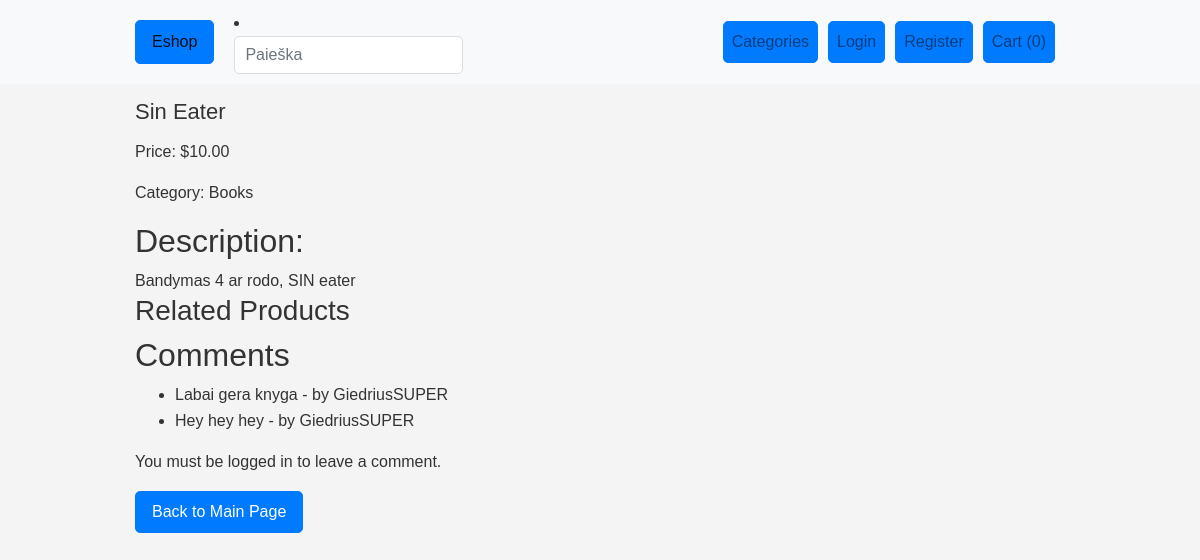
The app's page /product/6/, older data.
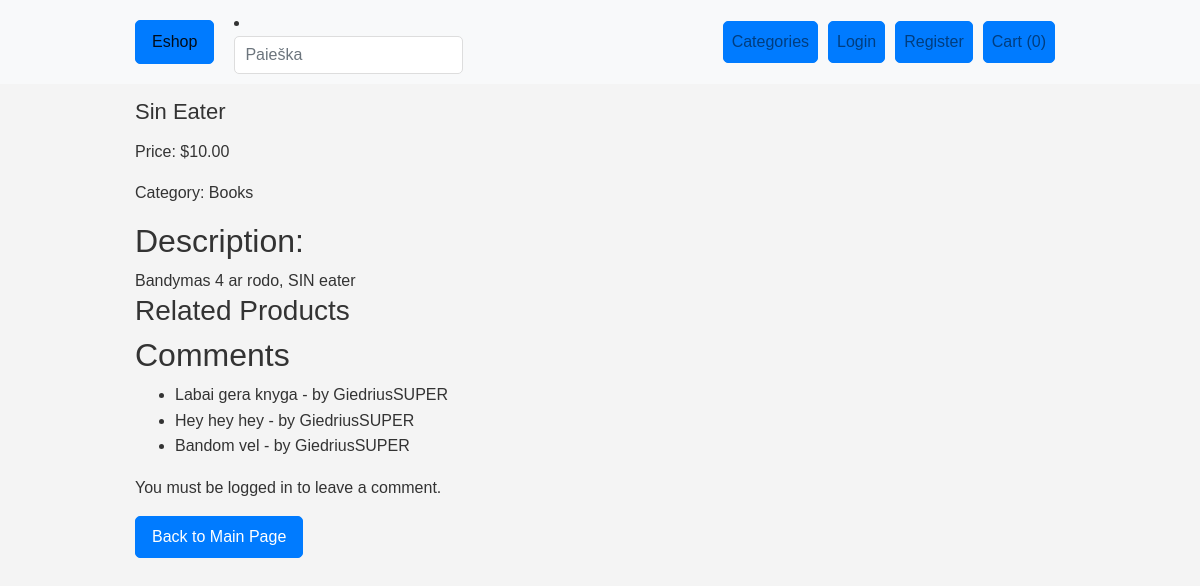
The same page, newer data.
### eshopas_app/models.py (models this page shows, shortened)
class ProductComment(models.Model):
    product = models.ForeignKey(Product, on_delete=models.CASCADE, related_name='comments')
    user = models.ForeignKey(User, on_delete=models.CASCADE)
    comment = models.TextField(max_length=150)

### eshopas_app/views.py (the view)
# urls.py: path('product/<int:product_id>/', views.product_detail, name='product_detail'),
def product_detail(request, product_id):
    product = get_object_or_404(Product, pk=product_id)
    comments = ProductComment.objects.filter(product=product)
    form = ProductCommentForm()
    return render(request, 'product_detail.html', {'product': product, 'comments': comments, 'form': form})

### eshopas_app/forms.py
class ProductCommentForm(forms.Form):
    comment = forms.CharField(widget=forms.Textarea(attrs={'rows': 4}))

### eshopas_app/templatetags/myfilters.py (called while the page is built, shortened)
@register.filter
def cart_total(cart):
    if not cart:
        return 0

### eshopas_app/templates/product_detail.html (shortened to what this page needs)
{% extends 'base.html' %}
{% block content %}
  <h1>{{ product.name }}</h1>
  <p>Price: ${{ product.price }}</p>
  <p>Category: {{ product.category.name }}</p>
  <h2>Description:</h2>
  <div>{{ product.description|safe }}</div>
  <h3>Related Products</h3>
  {% if comments %}
    <h2>Comments</h2>
    <ul>
      {% for comment in comments %}
        <li>{{ comment.comment }} - by {{ comment.user.username }}</li>
      {% endfor %}
    </ul>
  {% else %}
    <p>No comments yet.</p>
  {% endif %}
  {% if user.is_authenticated %}
    <h2>Add Comment</h2>
    <form method="post" action="{% url 'add_comment' product.id %}">
      {% csrf_token %}
      {{ form.as_p }}
      <button type="submit">Submit Comment</button>
    </form>
  {% else %}
    <p>You must be logged in to leave a comment.</p>
  {% endif %}
  <a href="{% url 'index' %}" class="btn btn-primary">Back to Main Page</a>
{% endblock %}

Row changes from the older to the newer data that the page shows:
added ProductComment: comment "Bandom vel", user.username "GiedriusSUPER"
